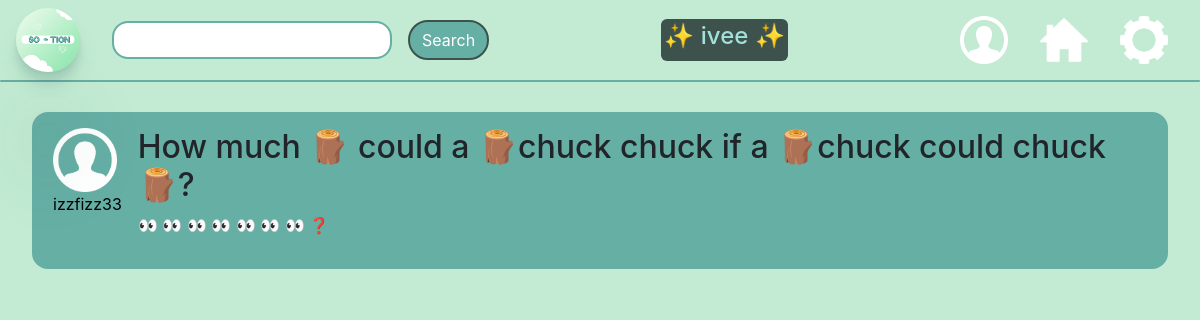
/clickedpost/10 (signed in), run on the app's committed database.
### app.py (models this page shows, shortened)
class User(UserMixin, db.Model):
    id = db.Column(db.Integer, primary_key=True)
    email = db.Column(db.String(75), unique=True)
    username = db.Column(db.String(30), unique=True)
    password_hash = db.Column(db.String())
    is_authenticated = db.Column(db.Boolean, default=False)
    pfp_placement = db.Column(db.String(), default="center")
    bio = db.Column(db.String(), default="BIO HERE")
    darkMode = db.Column(db.Boolean, default = True)

class Post(db.Model):
    id = db.Column(db.Integer, primary_key=True)
    user_id = db.Column(db.Integer, unique=False)
    post_title = db.Column(db.String(300), unique=False)
    post_content = db.Column(db.String(2800), unique=False)
    profile_pic = db.Column(db.Boolean, default=False)
    post_username = db.Column(db.String(30))

### app.py (the view)
@app.route('/clickedpost/<id>', methods=["GET"])
@login_required
def clickedpost(id):
    form1 = SearchForm()
    postz = Post.query.filter_by(id = id).first()
    post_user = User.query.filter_by(id=postz.user_id).first()
    return render_template('clickedpost.html', form1=form1, username = current_user.username, postz = postz, post_user=post_user)

### forms.py
class SearchForm(FlaskForm):
    searchword = StringField("searchword",validators=[InputRequired(), Length(min=4,max=15)])

### app.py (called while the page is built)
@login_manager.user_loader
def user_loader(user_id):
    return User.query.filter_by(id=user_id).first()

### templates/clickedpost.html (shortened to what this page needs)
{% extends "base.html" %}
{% block content %}
<link rel="stylesheet" href="styles/homefeed.css">
<div class="post">
  <div class="content">
    <a href="{{url_for('searchprofile', username=post_user.username)}}">
      <div class="pic-and-username">
        <img class="profile-icon" src="../images/profile-icon.png" alt="Profile picture">
        <p class="username">{{ post_user.username }}</p>
      </div>
    </a>
    <div class="content-and-comments">
      <h2> {{ postz.post_title }}</h2>
      <p> {{ postz.post_content }}</p>
    </div>
  </div>
</div>
{% endblock content %}

### templates/base.html (shortened to what this page needs)
<!doctype html>
<html lang="en">
<head>
    <link rel="stylesheet" href="https://stackpath.bootstrapcdn.com/bootstrap/4.3.1/css/bootstrap.min.css"
>
    <link rel="stylesheet" href="../styles/homefeed.css">
</head>
<body>
    <nav class="fixed-top">
        <div class="navbar fixed-top nav">
            <div id="logo-and-search">
                <a href="{{ url_for('homefeed') }}">
                    <img class="navbar-logo" src="../images/So-tion-logo-pic.png" alt="So-tion logo" />
                </a>
                <form action="/search" method="POST">
                    {{ form1.searchword(class_="form-control") }}
                    <button type="submit" class="search-button btn btn-primary">Search</button>
                </form>
            </div>
            <div id='username-block'>
                <h4 id="username-text">&#x2728; {{username}} &#x2728;</h4>
            </div>
            <div id="right-navbar-images">
                <a href="{{ url_for('profile') }}">
                    <img class="profile-icon-navbar" src="../images/profile-icon.png" alt="profile icon button" /></a>
                <a href="{{ url_for('homefeed') }}">
                    <img class="home-navbar" src="../images/home.jpg" href="{{ url_for('homefeed') }}"
                        alt="Home button" /></a>
                <a href="{{ url_for('settings') }}">
                    <img class="gear-navbar" src="../images/gear.png" alt="Gear button" /></a>
            </div>
        </div>
        <div class="navbar-divider nav"></div>
    </nav>
    {% block content %}
    {% endblock %}
</body>
</html>

### static/styles/homefeed.css (style rules this page uses)
body { background-color: #c3ebd3; }
.navbar-logo { width: 4em; height: 4em; border-radius: 3em; border-width: 3em; box-shadow: 0 2.8px 2.2px rgba(24, 80, 72, 0.034), 0 6.7px 5.3px rgba(36, 110, 101, 0.048), 0 120.5px 179px rgba(33, 83, 77, 0.06), 0 12.3px 7.9px rgba(38, 83, 77, 0.072), 0 14.8px 20.4px rgba(25, 90, 81, 0.086), 0 100px 80px rgba(42, 90, 84, 0.12); }
.home-navbar, .gear-navbar, .profile-icon-navbar { width: 3em; height: 3em; position:relative; display: flex; justify-content: right; }
#logo-and-search { display: flex; justify-content: left; column-gap: 2em; }
#right-navbar-images { display: flex; justify-content: right; column-gap: 2em; margin-right: 1em; align-items: center; }
.navbar { display: flex; justify-content: space-between; position: fixed; }
.navbar-divider { height: 2px; background-color: #66afa5; margin-top: 5em; margin-bottom: 1em; border-radius: 5em; }
.post { display:flex; flex-direction: row; column-gap: 1em; border-width: 3em; padding: 2em; border-radius: 2px; border-color:black; }
.post:first-of-type { margin-top: 5em; }
.profile-icon { height:4em; width:4em; }
.fixed-top { position:fixed; background-color: #c3ebd3; }
.pic-and-username { display:flex; flex-direction: column; margin-right: 1em; margin-left: 5px; }
.content { display:flex; flex-direction: row; background-color: #66afa5; border-radius: 1em; padding: 1em; }
#username-block { background-color: #3D524c; padding: 3px; border-radius: 6px; color:#a5e1d9; }
.search-button { background-color: #66afa5; border:solid; border-width: 2px; border-color: #3D524c; border-radius: 35px; color:white; }
form { display: flex; align-items: center; column-gap: 1em; }
.form-control { border-radius: 1em; padding-left: 1em; border-color: #66afa5; border-width: 2px; }
a { text-decoration: none; color: black; }
.username { text-align: center; }

### data on the page
User: username "ivee"
User: username "izzfizz33"
Post: post_title "How much 🪵 could a 🪵chuck chuck if a 🪵chuck could chuck 🪵?", post_content "👀 👀 👀 👀 👀 👀 👀 ❓"
